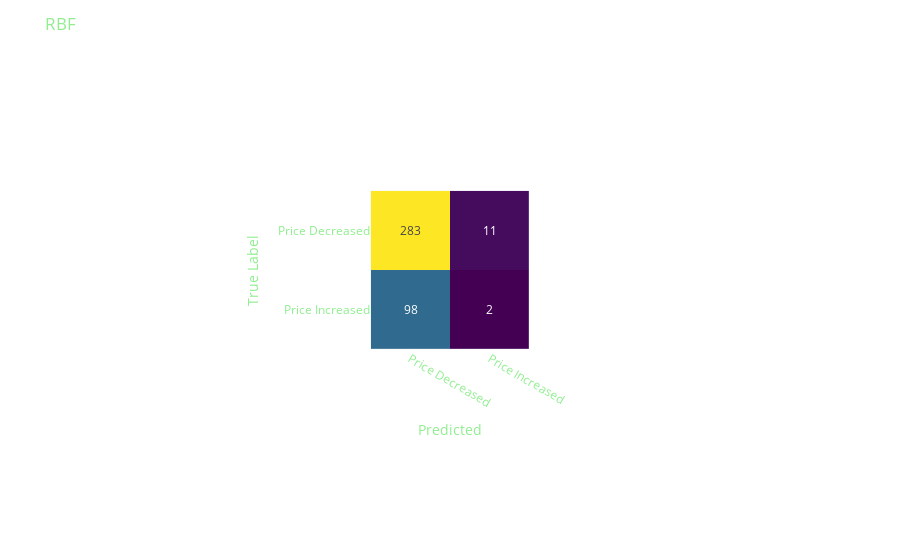
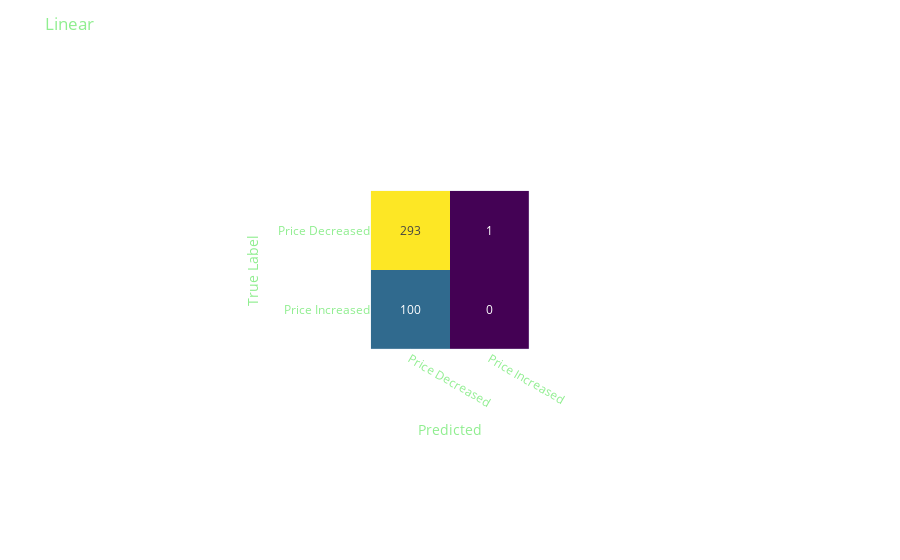
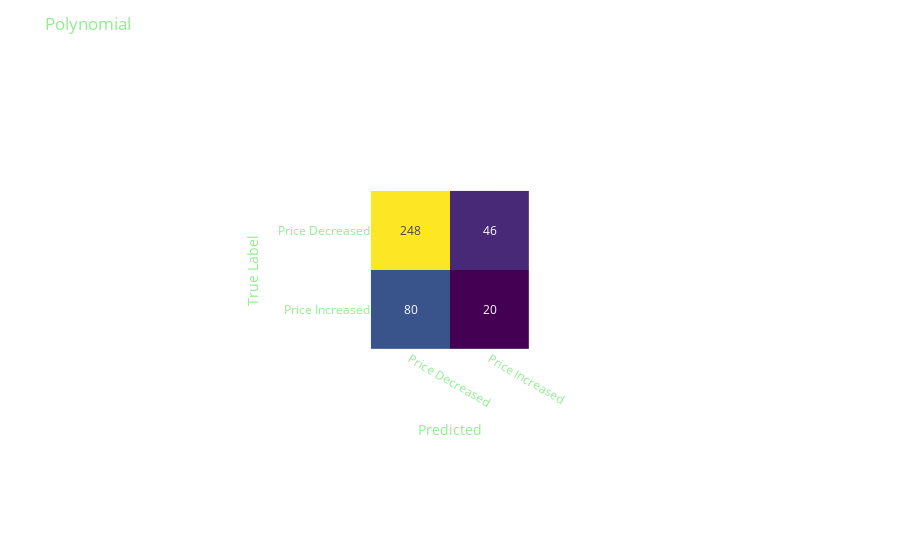

The notebook cell saved with these charts, in order:
### Code cell
accuracy_score(y_test, gs_rbf.best_estimator_.predict(X_test))

labs = ["Price Decreased", "Price Increased"]

for t, gs in zip(["RBF", "Linear", "Polynomial"], all_gs):
    fig = px.imshow(confusion_matrix(y_test, gs.best_estimator_.predict(X_test)), x=labs, y=labs, text_auto=True)
    fig.update_layout(
        xaxis_title="Predicted",
        yaxis_title="True Label",
        title=t,
        coloraxis_showscale=False)
    fig.show()

### Figure 1 — Plotly figure (JSON) as saved in the notebook; plotly's stock layout.template omitted (floating-point values rounded to 4 significant figures)
{"data": [{"coloraxis": "coloraxis", "hovertemplate": "x: %{x}<br>y: %{y}<br>color: %{z}<extra></extra>", "name": "0", "texttemplate": "%{z}", "type": "heatmap", "x": ["Price Decreased", "Price Increased"], "xaxis": "x", "y": ["Price Decreased", "Price Increased"], "yaxis": "y", "z": [[283, 11], [98, 2]]}], "layout": {"autosize": true, "coloraxis": {"colorscale": [[0, "#440154"], [0.1111, "#482878"], [0.2222, "#3e4989"], [0.3333, "#31688e"], [0.4444, "#26828e"], [0.5556, "#1f9e89"], [0.6667, "#35b779"], [0.7778, "#6ece58"], [0.8889, "#b5de2b"], [1, "#fde725"]], "showscale": false}, "margin": {"t": 60}, "title": {"text": "RBF"}, "xaxis": {"anchor": "y", "autorange": true, "constrain": "domain", "domain": [0.393, 0.607], "range": [-0.5, 1.5], "scaleanchor": "y", "title": {"text": "Predicted"}, "type": "category"}, "yaxis": {"anchor": "x", "autorange": true, "constrain": "domain", "domain": [0.162, 0.838], "range": [1.5, -0.5], "title": {"text": "True Label"}, "type": "category"}}}

### Figure 2 — Plotly figure (JSON) as saved in the notebook; plotly's stock layout.template omitted (floating-point values rounded to 4 significant figures)
{"data": [{"coloraxis": "coloraxis", "hovertemplate": "x: %{x}<br>y: %{y}<br>color: %{z}<extra></extra>", "name": "0", "texttemplate": "%{z}", "type": "heatmap", "x": ["Price Decreased", "Price Increased"], "xaxis": "x", "y": ["Price Decreased", "Price Increased"], "yaxis": "y", "z": [[293, 1], [100, 0]]}], "layout": {"autosize": true, "coloraxis": {"colorscale": [[0, "#440154"], [0.1111, "#482878"], [0.2222, "#3e4989"], [0.3333, "#31688e"], [0.4444, "#26828e"], [0.5556, "#1f9e89"], [0.6667, "#35b779"], [0.7778, "#6ece58"], [0.8889, "#b5de2b"], [1, "#fde725"]], "showscale": false}, "margin": {"t": 60}, "title": {"text": "Linear"}, "xaxis": {"anchor": "y", "autorange": true, "constrain": "domain", "domain": [0.393, 0.607], "range": [-0.5, 1.5], "scaleanchor": "y", "title": {"text": "Predicted"}, "type": "category"}, "yaxis": {"anchor": "x", "autorange": true, "constrain": "domain", "domain": [0.162, 0.838], "range": [1.5, -0.5], "title": {"text": "True Label"}, "type": "category"}}}

### Figure 3 — Plotly figure (JSON) as saved in the notebook; plotly's stock layout.template omitted (floating-point values rounded to 4 significant figures)
{"data": [{"coloraxis": "coloraxis", "hovertemplate": "x: %{x}<br>y: %{y}<br>color: %{z}<extra></extra>", "name": "0", "texttemplate": "%{z}", "type": "heatmap", "x": ["Price Decreased", "Price Increased"], "xaxis": "x", "y": ["Price Decreased", "Price Increased"], "yaxis": "y", "z": [[248, 46], [80, 20]]}], "layout": {"autosize": true, "coloraxis": {"colorscale": [[0, "#440154"], [0.1111, "#482878"], [0.2222, "#3e4989"], [0.3333, "#31688e"], [0.4444, "#26828e"], [0.5556, "#1f9e89"], [0.6667, "#35b779"], [0.7778, "#6ece58"], [0.8889, "#b5de2b"], [1, "#fde725"]], "showscale": false}, "margin": {"t": 60}, "title": {"text": "Polynomial"}, "xaxis": {"anchor": "y", "autorange": true, "constrain": "domain", "domain": [0.393, 0.607], "range": [-0.5, 1.5], "scaleanchor": "y", "title": {"text": "Predicted"}, "type": "category"}, "yaxis": {"anchor": "x", "autorange": true, "constrain": "domain", "domain": [0.162, 0.838], "range": [1.5, -0.5], "title": {"text": "True Label"}, "type": "category"}}}
